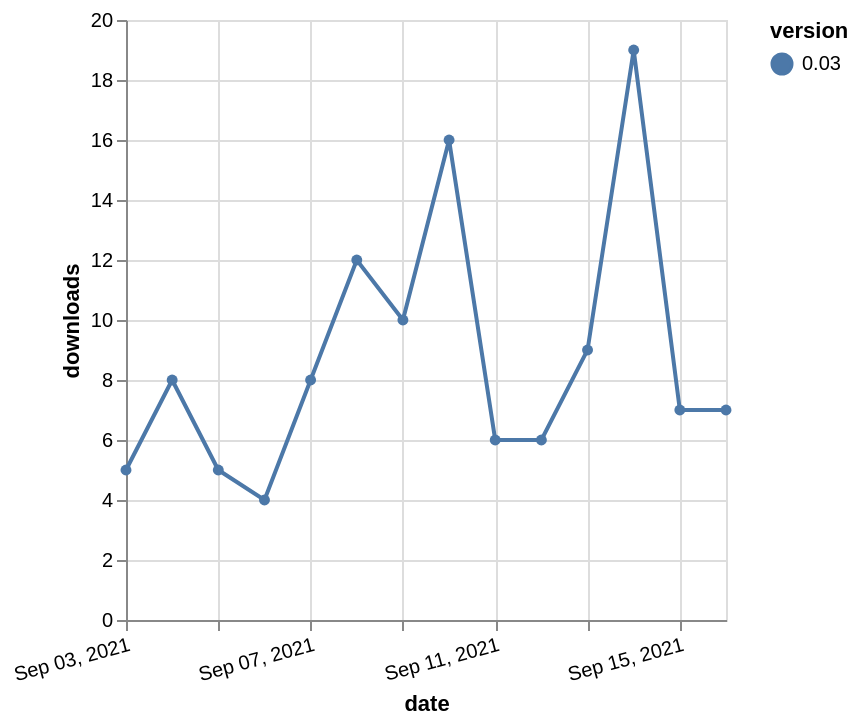

Vega-Lite specification for this chart:
### Vega-Lite specification from a JSON file in a GitHub repository (floating-point values rounded to 4 significant figures)
{"$schema": "https://vega.github.io/schema/vega-lite/v5.json", "description": "A simple bar chart with embedded data.", "data": {"values": [{"date": "2021-09-03", "total": 16466, "delta": 5, "version": "0.03"}, {"date": "2021-09-04", "total": 16474, "delta": 8, "version": "0.03"}, {"date": "2021-09-05", "total": 16479, "delta": 5, "version": "0.03"}, {"date": "2021-09-06", "total": 16483, "delta": 4, "version": "0.03"}, {"date": "2021-09-07", "total": 16491, "delta": 8, "version": "0.03"}, {"date": "2021-09-08", "total": 16503, "delta": 12, "version": "0.03"}, {"date": "2021-09-09", "total": 16513, "delta": 10, "version": "0.03"}, {"date": "2021-09-10", "total": 16529, "delta": 16, "version": "0.03"}, {"date": "2021-09-11", "total": 16535, "delta": 6, "version": "0.03"}, {"date": "2021-09-12", "total": 16541, "delta": 6, "version": "0.03"}, {"date": "2021-09-13", "total": 16550, "delta": 9, "version": "0.03"}, {"date": "2021-09-14", "total": 16569, "delta": 19, "version": "0.03"}, {"date": "2021-09-15", "total": 16576, "delta": 7, "version": "0.03"}, {"date": "2021-09-16", "total": 16583, "delta": 7, "version": "0.03"}]}, "width": "container", "mark": {"type": "line", "point": {"filled": true}}, "encoding": {"x": {"field": "date", "type": "temporal", "timeUnit": "yearmonthdate", "title": "date", "axis": {"labelAngle": -15}}, "y": {"field": "delta", "type": "quantitative", "title": "downloads"}, "color": {"field": "version", "type": "nominal"}, "tooltip": {"field": "delta"}}}
